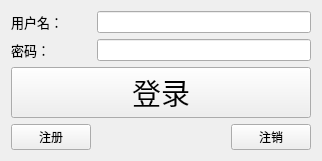
<?xml version="1.0" encoding="UTF-8"?>
<ui version="4.0">
 <class>TcpClient</class>
 <widget class="QWidget" name="TcpClient">
  <property name="geometry">
   <rect>
    <x>0</x>
    <y>0</y>
    <width>322</width>
    <height>155</height>
   </rect>
  </property>
  <property name="windowTitle">
   <string>TcpClient</string>
  </property>
  <layout class="QGridLayout" name="gridLayout_2">
   <item row="0" column="0">
    <layout class="QGridLayout" name="gridLayout">
     <item row="1" column="0">
      <widget class="QLabel" name="pwd_lab">
       <property name="font">
        <font>
         <family>Arial</family>
         <pointsize>10</pointsize>
        </font>
       </property>
       <property name="text">
        <string>密码：</string>
       </property>
      </widget>
     </item>
     <item row="2" column="0" colspan="4">
      <widget class="QPushButton" name="login_pb">
       <property name="font">
        <font>
         <family>Arial</family>
         <pointsize>22</pointsize>
        </font>
       </property>
       <property name="text">
        <string>登录</string>
       </property>
      </widget>
     </item>
     <item row="0" column="0">
      <widget class="QLabel" name="name_lab">
       <property name="font">
        <font>
         <family>Arial</family>
         <pointsize>10</pointsize>
        </font>
       </property>
       <property name="text">
        <string>用户名：</string>
       </property>
      </widget>
     </item>
     <item row="3" column="0">
      <widget class="QPushButton" name="regist_pb">
       <property name="text">
        <string>注册</string>
       </property>
      </widget>
     </item>
     <item row="3" column="1">
      <spacer name="horizontalSpacer">
       <property name="orientation">
        <enum>Qt::Horizontal</enum>
       </property>
       <property name="sizeHint" stdset="0">
        <size>
         <width>40</width>
         <height>20</height>
        </size>
       </property>
      </spacer>
     </item>
     <item row="3" column="3">
      <widget class="QPushButton" name="cancel_pb">
       <property name="text">
        <string>注销</string>
       </property>
      </widget>
     </item>
     <item row="0" column="1" colspan="3">
      <widget class="QLineEdit" name="name_le"/>
     </item>
     <item row="1" column="1" colspan="3">
      <widget class="QLineEdit" name="pwd_le">
       <property name="echoMode">
        <enum>QLineEdit::Password</enum>
       </property>
      </widget>
     </item>
    </layout>
   </item>
  </layout>
 </widget>
 <layoutdefault spacing="6" margin="11"/>
 <resources/>
 <connections/>
</ui>
